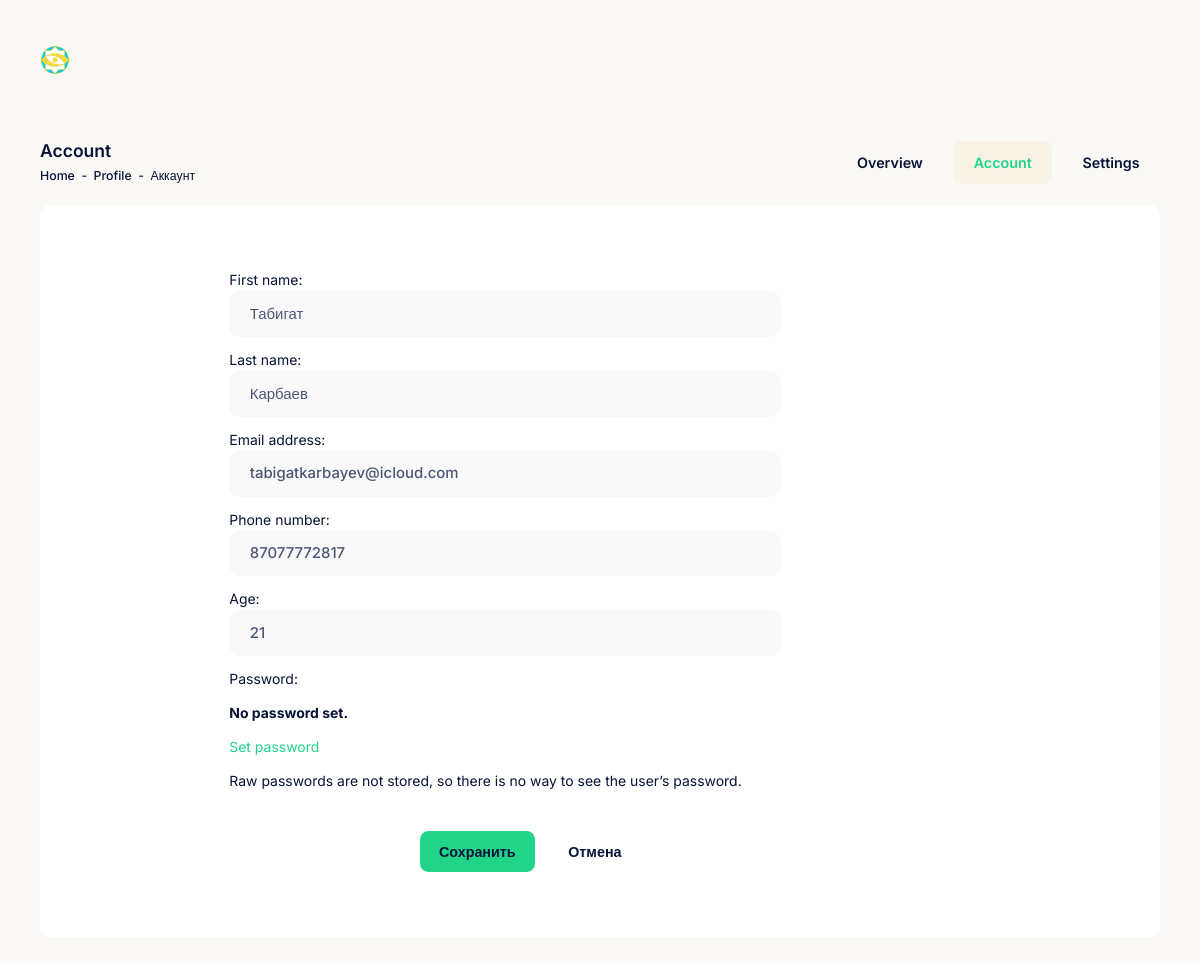
Page /profile/2/ (signed in) on the committed database.
### users/models.py (models this page shows, shortened)
class CustomUser(AbstractUser):
    first_name = models.CharField(max_length=50)
    last_name = models.CharField(max_length=50)
    phone_number = models.CharField(max_length=50)
    photo = models.ImageField(blank=True)
    gender = models.CharField(max_length=10, choices=[('male', 'Мужской'), ('female', 'Женский'), ('other', 'Другой')],
                              blank=True, null=True)
    age = models.PositiveIntegerField(blank=True, null=True)
    address = models.CharField(max_length=255, blank=True)
    city = models.CharField(max_length=100, blank=True)
    position = models.ForeignKey(to=UserPosition, on_delete=models.PROTECT, blank=True, null=True)
    class Meta:
        verbose_name = 'Пользователь'
        verbose_name_plural = 'Пользователи'

### users/views.py (the view, shortened to what this page needs)
# urls.py: path('profile/<int:pk>/', UserProfileView.as_view(), name='profile'),
class UserProfileView(UpdateView, LoginRequiredMixin):
    model = CustomUser
    form_class = UserProfileForm
    template_name = 'users/account/user_profile.html'
    context_object_name = 'user'
    def get_object(self, queryset=None):
        return self.request.user

### users/forms.py
class UserProfileForm(UserChangeForm):
    class Meta:
        model = CustomUser
        fields = ('first_name', 'last_name', 'email', 'phone_number', 'age')
    def __init__(self, *args, **kwargs):
        super(UserProfileForm, self).__init__(*args, **kwargs)
        for field_name in self.fields:
            self.fields['first_name'].widget.attrs['class'] = 'form-control form-control-lg form-control-solid'
            self.fields['last_name'].widget.attrs['class'] = 'form-control form-control-lg form-control-solid'
            self.fields['email'].widget.attrs['class'] = 'form-control form-control-lg form-control-solid'
            self.fields['phone_number'].widget.attrs['class'] = 'form-control form-control-lg form-control-solid'
            self.fields['age'].widget.attrs['class'] = 'form-control form-control-lg form-control-solid'

### templates/users/account/user_profile.html (shortened to what this page needs)
{% extends 'finance_app/base.html' %}
{% load static %}
    {% block content %}
        <div class="d-flex flex-column flex-column-fluid">
<div class="toolbar" id="kt_toolbar">
    <div class=" container-xxl  d-flex flex-stack flex-wrap flex-sm-nowrap mt-5 mb-5">
        <div class="d-flex flex-column align-items-start justify-content-center flex-wrap me-1">
            <h3 class="text-gray-900 fw-bold my-1">
                Account
                            </h3>
                <ul class="breadcrumb breadcrumb-line bg-transparent text-muted fw-semibold p-0 my-1 fs-7">
                                                                        <li class="breadcrumb-item">
                                                                    <a href="/start/index.html" class="text-muted text-hover-primary">
                                        Home                                    </a>
                                                            </li>
                                                                                                <li class="breadcrumb-item">
                                                                    Profile                                                            </li>
                    <li class="breadcrumb-item text-gray-900">
                                Аккаунт                            </li>
                                                            </ul>
                    </div>
        <div class="d-flex align-items-center flex-nowrap text-nowrap overflow-auto py-1">
                            <a href="/start/profile/overview.html" class="btn btn-active-accent  fw-bold ">
                    Overview                </a>
                            <a href="/start/profile/account.html" class="btn btn-active-accent active fw-bold ms-3">
                    Account                </a>
                            <a href="/start/profile/settings.html" class="btn btn-active-accent  fw-bold ms-3">
                    Settings                </a>
                    </div>
            </div>
</div>
                    <div class="content fs-6 d-flex flex-column-fluid" id="kt_content">
                        <div class=" container-xxl ">
                        <div class="card">
                            <form class="form d-flex justify-content-center" method="post">
                                <div class="card-body mw-800px py-20">
                                    <div class="row mb-8">
                                        <div class="col-lg-9">
                                            <div class="spinner spinner-sm spinner-primary spinner-right">
                                                {{ form.as_p }}
                                            </div>
                                        </div>
                                    </div>
                                    <div class="row">
                                        <label class="col-lg-3 col-form-label"></label>
                                        <div class="col-lg-9">
                                            <button type="submit" class="btn btn-primary fw-bold px-6 py-3 me-3">Сохранить</button>
                                            <button type="reset" class="btn btn-color-gray-600 btn-active-light-primary fw-bold px-6 py-3">Отмена</button>
                                        </div>
                                    </div>
                                </div>
                            </form>
                        </div>
                    </div>
                    </div>
				</div>
    {% endblock %}

### static/finance_app/css/datatables.bundle.css (style rules this page uses)
:root { --dt-row-selected:13,110,253;--dt-row-selected-text:255,255,255;--dt-row-selected-link:9,10,11;--dt-row-stripe:0,0,0;--dt-row-hover:0,0,0;--dt-column-ordering:0,0,0;--dt-html-background:white }

### rows in the picture
CustomUser: first_name "Табигат", last_name "Карбаев", email "tabigatkarbayev@icloud.com", phone_number "87077772817", age "21"
